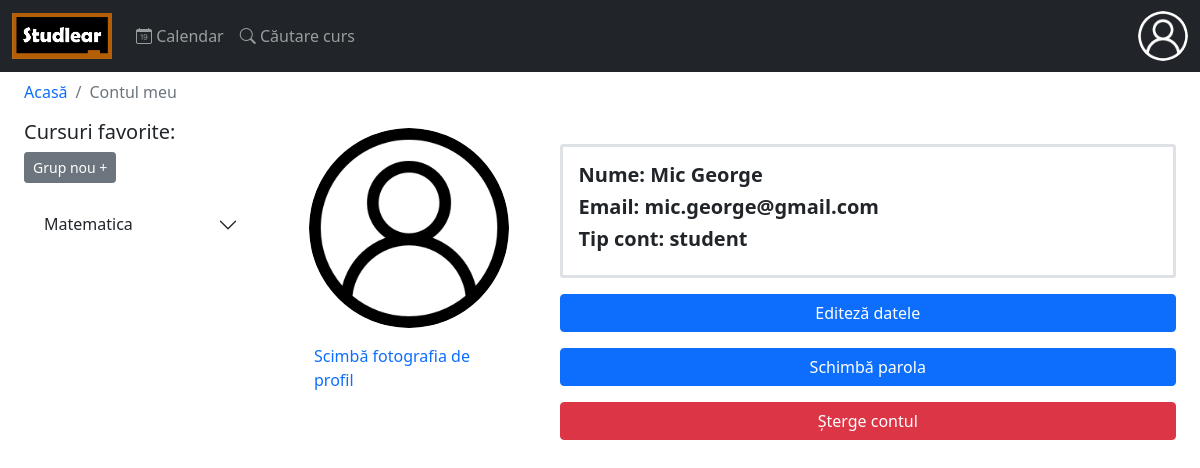
Screenshot of /My_account.php?id=2 (signed in) with the database file from the repository.
### tables this page shows
CREATE TABLE `course_group` (
  `id` int(11) NOT NULL AUTO_INCREMENT,
  `group_name` varchar(250) NOT NULL,
  `course_id` int(11) NOT NULL,
  `user_id` int(11) NOT NULL,
  PRIMARY KEY (`id`),
  KEY `course_group_FK` (`user_id`),
  KEY `course_group_FK_1` (`course_id`),
  CONSTRAINT `course_group_FK` FOREIGN KEY (`user_id`) REFERENCES `user` (`id`),
  CONSTRAINT `course_group_FK_1` FOREIGN KEY (`course_id`) REFERENCES `course` (`id`)
);

CREATE TABLE `user` (
  `id` int(11) NOT NULL AUTO_INCREMENT,
  `name` varchar(250) NOT NULL,
  `email` varchar(250) NOT NULL,
  `password` varchar(250) NOT NULL,
  `type` varchar(100) DEFAULT NULL,
  `profile_image` varchar(250) DEFAULT NULL,
  PRIMARY KEY (`id`)
);

### My_account.php (the view, shortened to what this page needs)
<!doctype html>
<html lang="en">
  	<head>
	    <link href="assets\css\bootstrap.min.css" rel="stylesheet"/>
	    <link rel="stylesheet" href="https://cdn.jsdelivr.net/npm/bootstrap-icons@1.7.2/font/bootstrap-icons.css">
	</head>
	<body>
    	<?php include 'Top_bar.php' ?>
    	<nav class="ms-4" aria-label="breadcrumb">
  			<ol class="breadcrumb">
  		  		<?php
  		  		if($_SESSION['user_type']=="admin")
  					echo '<li class="breadcrumb-item"><a href="Search_courses.php" style="text-decoration: none;">Căutare curs</a></li>';
  				else
  		  			echo '<li class="breadcrumb-item"><a href="Home_page.php" style="text-decoration: none;">Acasă</a></li>'; ?>
    			<li class="breadcrumb-item active" aria-current="page">Contul meu</li>
  			</ol>
		</nav>
		<?php if($_SESSION['user_type']!="admin"){ ?>
    	<div class="row">
		    <div class="col-md-3">
		    	<?php include 'Courses_group.php' ?>
		    </div>
		    <div class="col-md-9">
		    <?php } ?>
		      	<?php
		      		$search_user_id=$_GET['id'];
		      		$user_id=$_SESSION['user_id'];
		      	?>
		      	<div class="row">
		      		<div class="col-xl-3 col-md-4">
		      			<div class="d-flex align-items-center flex-column">
		      				<div class="p-2">
		      					<?php
		      					$sql="SELECT * FROM user WHERE id LIKE $search_user_id";
								$results=mysqli_query($db,$sql);
								$row=mysqli_fetch_array($results);
								$profile_image="Images\Profile\\".$row["profile_image"];
								if($profile_image=="Images\Profile\\") {
		      					?>
			      					<img src="Images\Sistem\user.png" alt="Profile image" style="width:200px; height:200px;" class="rounded-circle">
			      				<?php }
			      				else {
			      					echo '<img src="'.$profile_image.'" alt="Profile image" style="width:200px; height:200px;" class="rounded-circle">';
			      				}
			      				?>
			      			</div>
			      			<?php if($_SESSION['user_type']=="admin" or $search_user_id==$user_id){ ?>
				      			<div class="p-2">
				      				<p><a href="#" style="text-decoration: none;" data-bs-toggle="modal" data-bs-target="#Edit_profile_photo">Scimbă fotografia de profil</a></p>
				      			</div>
				      		<?php } ?>
			      		</div>
			      	</div>
			      	<div class="col-xl-9 col-md-8 mt-4">
			      		<div class="mx-4">
				      		<div class="container p-3 border border-3 rounded-1">
					      		<?php echo '<h5><b>Nume: '.$row['name'].'</b></h5>'; ?>
					      		<?php echo '<h5><b>Email: '.$row['email'].'</b></h5>'; ?>
					      		<?php echo '<h5><b>Tip cont: '.$row['type'].'</b></h5>'; ?>
				      		</div>
				      		<?php if($_SESSION['user_type']=="admin" or $search_user_id==$user_id){ ?>
					      		<div class="d-grid mt-3">
								  	<button type="button" class="btn btn-primary btn-block" data-bs-toggle="modal" data-bs-target="#Edit_profile_data">Editeză datele</button>
								</div>
							<?php }
							if($search_user_id==$user_id){ ?>
								<div class="d-grid mt-3">
								  	<button type="button" class="btn btn-primary btn-block" data-bs-toggle="modal" data-bs-target="#Change_password">Schimbă parola</button>
								</div>
							<?php }
							if($_SESSION['user_type']=="admin" or $search_user_id==$user_id){ ?>
								<div class="d-grid mt-3">
								  	<button type="button" class="btn btn-danger btn-block" data-bs-toggle="modal" data-bs-target="#Delete_account">Șterge contul</button>
								</div>
							<?php } ?>
			      		</div>
			      	</div>
		      	</div>
		<?php if($_SESSION['user_type']!="admin"){ ?>
		    </div>
	  	</div>
	  	<?php } ?>
	</body>
</html>

### Courses_group.php (shortened to what this page needs)
<?php include 'Page_security.php'; ?>
<?php if($_SESSION['user_type']!='admin'){ ?>
	<div class="d-none d-md-block">
		<div class="container">
			<h5>Cursuri favorite:</h5>
			<button type="button" class="btn btn-secondary btn-sm" data-bs-toggle="modal" data-bs-target="#New_group_Modal">Grup nou +</button>
			<div class="accordion accordion-flush mt-3" id="accordionFlushExample">
				<?php
				$user_id=$_SESSION['user_id'];
				$sql="SELECT * FROM course_group AS cg JOIN course AS c ON cg.course_id=c.id WHERE user_id LIKE $user_id  ORDER BY group_name , title";
				$results=mysqli_query($db,$sql);
				$num_rows=mysqli_num_rows($results);
			    $i=1;
			    $close=0;
			    $open=1;
			    while($row=mysqli_fetch_array($results,MYSQLI_ASSOC))
			    {
					if($i==1)
					{
						$group_name=$row["group_name"];
					}
			    	if($row["group_name"]!=$group_name || $i==$num_rows)
			    	{
						$close=1;
					}
					$group_name=$row["group_name"];
					if($open==1)
					{
						$open=0;
						echo '<div class="accordion-item">';
							echo '<h2 class="accordion-header" id="heading_group'.$i.'">';
						      	echo '<button type="button" class="accordion-button collapsed" data-bs-toggle="collapse" data-bs-target="#collapse_group'.$i.'">'.$group_name.'</button>';
						    echo '</h2>';
					}
					if($close==1)
					{
						$close=0;
						$open=1;
										echo '<a class="btn btn-secondary btn-sm mt-3 text-decoration-none" href="Add_course_group.php?edit=3&group='.$link_group_name.'"><i class="bi bi-pencil-square"></i> Editează</a>'; ?>
							</div>
					<?php
					}
					$i++;
				} ?>
			</div>
		</div>
	</div>
<?php } ?>

### rows the page displays
course_group: group_name "Matematica"
user: name "Mic George", email "mic.george@gmail.com", type "student"
